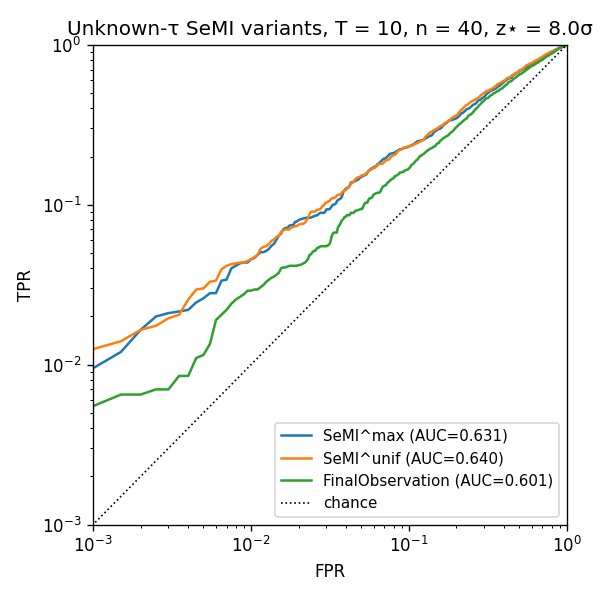

The Python source for this figure:
"""SeMI^max vs SeMI^unif vs FinalObservation under random τ (mirror of exp2).

Compares the GLR variant SeMI^max, the uniform-prior variant SeMI^unif, and the
FinalObservation snapshot baseline by ROC and AUC when τ is drawn uniformly at
random in {1, …, T}. SeMI^max and SeMI^unif are expected to stay close (within
log T of each other) and to dominate FinalObservation.

Run: python examples/example_glr_unknown_tau.py
"""

from __future__ import annotations

import numpy as np

import pysemi
from pysemi.metrics import compute_auc, compute_empirical_roc


def main():
    mu, sigma, z_star = 0.0, 1.0, 8.0
    n, T = 40, 10
    n_sims = 2000
    rng = np.random.default_rng(0)

    semi_max = pysemi.SeMIMax(mu, sigma, z_star, n)
    semi_unif = pysemi.SeMIUnif(mu, sigma, z_star, n)
    final_obs = pysemi.FinalObservation(mu, sigma, z_star, n, T)

    max_h0, max_h1, unif_h0, unif_h1, fo_h0, fo_h1 = [], [], [], [], [], []
    for _ in range(n_sims):
        means_h0 = semi_max.simulate(T, tau_star=None, rng=rng)
        tau = int(rng.integers(1, T + 1))
        means_h1 = semi_max.simulate(T, tau_star=tau, rng=rng)

        max_h0.append(semi_max.log_lr(means_h0))
        max_h1.append(semi_max.log_lr(means_h1))
        unif_h0.append(semi_unif.log_lr(means_h0))
        unif_h1.append(semi_unif.log_lr(means_h1))
        fo_h0.append(final_obs.log_lr(means_h0[-1]))
        fo_h1.append(final_obs.log_lr(means_h1[-1]))

    rocs = {
        "SeMI^max": (np.array(max_h0), np.array(max_h1)),
        "SeMI^unif": (np.array(unif_h0), np.array(unif_h1)),
        "FinalObservation": (np.array(fo_h0), np.array(fo_h1)),
    }

    print(f"{'method':<18} {'AUC':>6}")
    for name, (h0, h1) in rocs.items():
        fpr, tpr = compute_empirical_roc(h0, h1)
        print(f"{name:<18} {compute_auc(fpr, tpr):>6.3f}")

    try:
        import matplotlib.pyplot as plt
    except ImportError:
        return
    fig, ax = plt.subplots(figsize=(5, 5))
    for name, (h0, h1) in rocs.items():
        fpr, tpr = compute_empirical_roc(h0, h1)
        ax.plot(fpr, tpr, label=f"{name} (AUC={compute_auc(fpr, tpr):.3f})")
    ax.plot([0, 1], [0, 1], "k:", lw=1, label="chance")
    ax.set_xscale("log")
    ax.set_yscale("log")
    ax.set_xlim(1e-3, 1)
    ax.set_ylim(1e-3, 1)
    ax.set_xlabel("FPR")
    ax.set_ylabel("TPR")
    ax.set_title(f"Unknown-τ SeMI variants, T = {T}, n = {n}, z⋆ = {z_star}σ")
    ax.legend(loc="lower right", fontsize=9)
    fig.tight_layout()
    fig.savefig("examples/example_glr_unknown_tau.png", dpi=120)
    print("\nSaved figure to examples/example_glr_unknown_tau.png")


if __name__ == "__main__":
    main()
